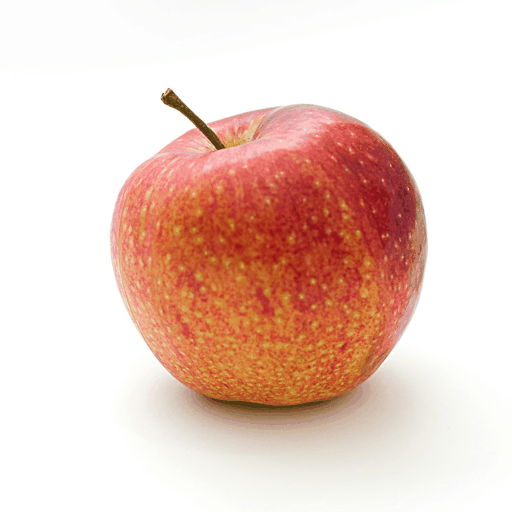
#> input picture Midterms/MultimediaComputing/HW1/original_image.png, 512 x 512 px
$ python 2_image_sobel_edges.py   (older library calls are emulated)
#> lines starting #> are read from the running program, lines starting #| are printed output that depends on the picture
import numpy as np
import cv2

INPUT = "original_image.png"
OUTPUT = "2_image_sobel_edges.png"

# 1) Read the RGB image (BGR in OpenCV) and convert to grayscale
img = cv2.imread(INPUT, cv2.IMREAD_COLOR)
#> img is the input picture: shape (512, 512, 3); mean B, G, R 195, 205.8, 235
if img is None:
    raise SystemExit(f"Cannot read {INPUT}")
gray = cv2.cvtColor(img, cv2.COLOR_BGR2GRAY).astype(np.float64)
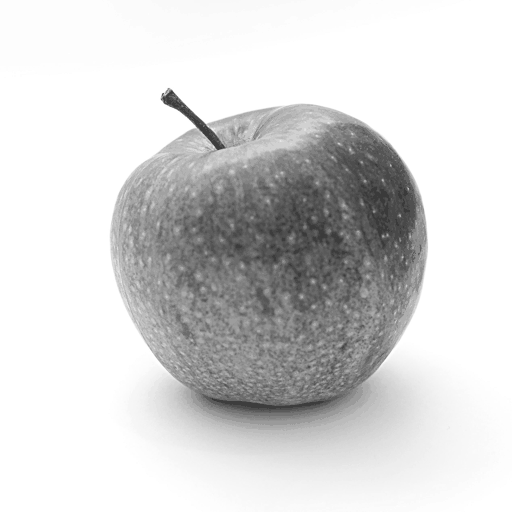
#> gray: shape (512, 512) float64; min 58, max 255, mean 213.3

# 2) Sobel kernels exactly as given in the assignment
Gx_kernel = np.array([[-1, 0, 1],
                      [-2, 0, 2],
                      [-1, 0, 1]], dtype=np.float64)
Gy_kernel = np.array([[-1, -2, -1],
                      [ 0,  0,  0],
                      [ 1,  2,  1]], dtype=np.float64)

Gx = cv2.filter2D(gray, cv2.CV_64F, Gx_kernel)
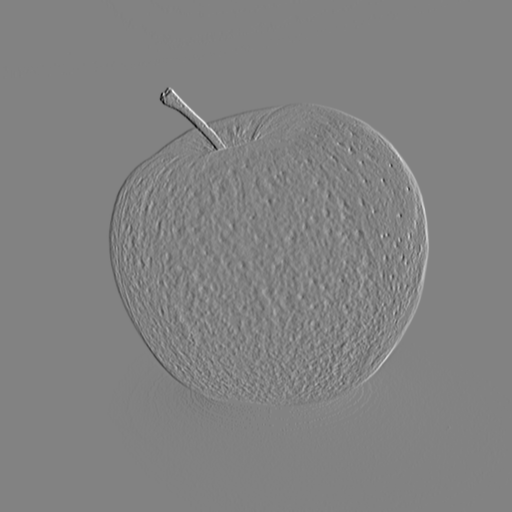
#> Gx: shape (512, 512) float64; min -641, max 614, mean 0; drawn with min black and max white
Gy = cv2.filter2D(gray, cv2.CV_64F, Gy_kernel)
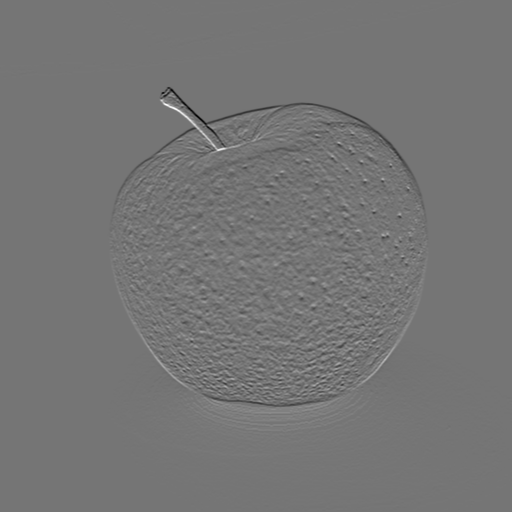
#> Gy: shape (512, 512) float64; min -570, max 669, mean 0; drawn with min black and max white

# 3) Gradient magnitude G = sqrt(Gx^2 + Gy^2)
G = np.sqrt(Gx ** 2 + Gy ** 2)
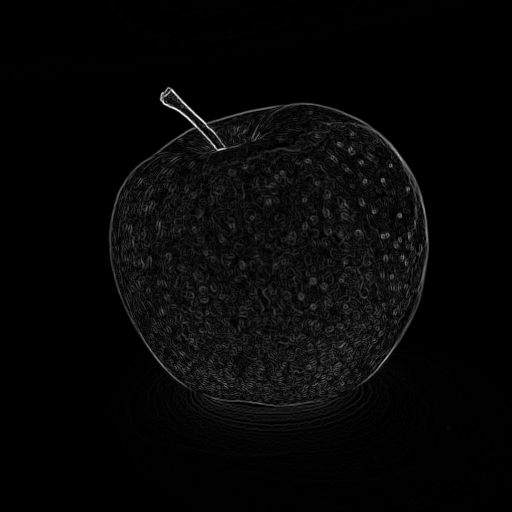
#> G: shape (512, 512) float64; min 0, max 767.2, mean 21.3; drawn with min black and max white

# 4) Keep the values in the valid 8-bit range (0..255) and save as PNG
result = np.clip(G, 0, 255).astype(np.uint8)
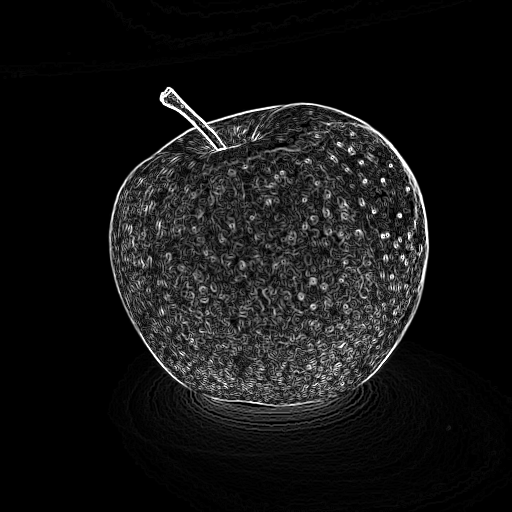
#> result: shape (512, 512); min 0, max 255, mean 20.7
cv2.imwrite(OUTPUT, result)
print(f"gradient range {G.min():.1f}..{G.max():.1f} (clipped to 0..255), saved {OUTPUT}")
#| gradient range 0.0..767.2 (clipped to 0..255), saved 2_image_sobel_edges.png
